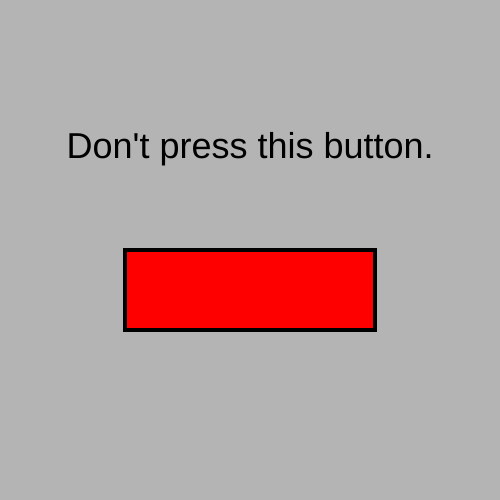
Frame 1 (no input)
Frame 60 (no input): identical to frame 1, image omitted
Frame 120 (the mouse pressed at the canvas centre since frame 60): identical to frame 1, image omitted

The p5.js sketch that drew this single still picture (run headless with seeded random() and noise() and a simulated clock; from frame 60 on, the mouse is pressed at the canvas centre):

// p5.js sketch
// ── sketch.js
/// <reference path="../../libs/TSDef/p5.global-mode.d.ts" /> 

let state = 0;

function setup() {
  createCanvas(500, 500);
  textAlign(CENTER);
  textSize(36);
  strokeWeight(4);
}

function draw() {
  background(180);
  fill("red");
  rect(125, 250, 250, 80)

  switch (state) {
    case 0:
      fill("black");
      text("Don't press this button.", 50, 130, 400, 80 );
      break;

    case 1:
      fill("black");
      text("Dude, what did I just say, cut it out!", 50, 130, 400, 80);
      break;
      
    case 2:
      fill("black");
      text("Alright, whatever. I give up.", 50, 130, 400, 80);
      break;
  }
}

function mouseReleased() {
  if (mouseX > 125 && mouseX < 375 && mouseY > 250 && mouseY < 330) {
    if (state < 2) {
      state++;
    } else {
      state = 0;
    }
  }
}
